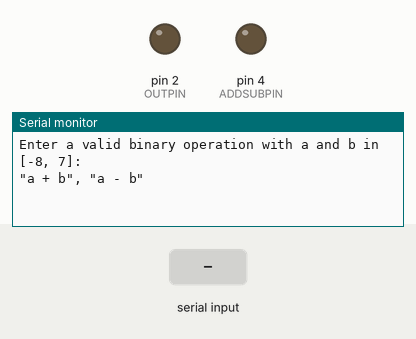
The sketch below on a simulated Arduino Uno, built with avr-gcc and run on an emulated ATmega328P. Parts: output pins drawn as LEDs (lit = HIGH), the last lines printed to the serial monitor. Inputs (shaded band) come from the test bench. Pins used as bus, display or sensor lines are not drawn.

Above: at 1.2 s.
1.3 s: "-\n" received over Serial
At 2.9 s:
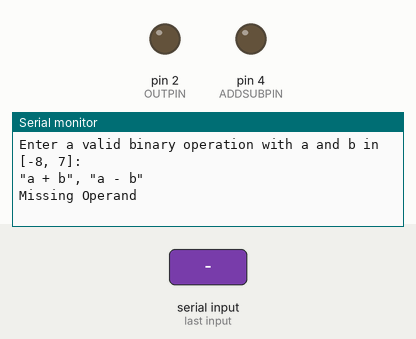
3.8 s: "+\n" received over Serial
At 6.0 s:
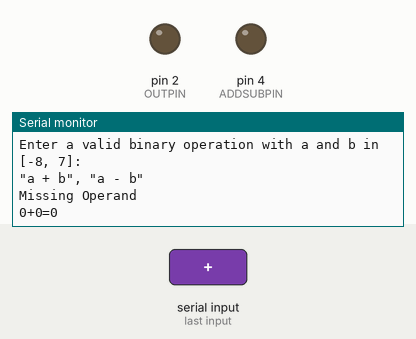
6.3 s: "90,45,200\n" received over Serial
At 8.1 s:
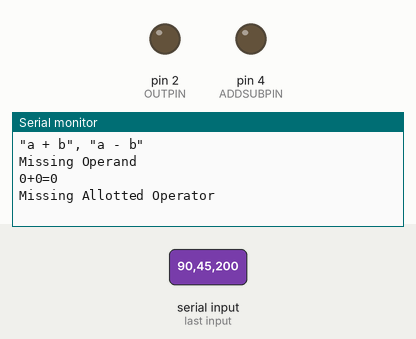

Measured:
- after the input at 1.3 s, the serial monitor: prints a new line after 1.0 s (image 1)
- after the input at 3.8 s, the serial monitor: prints a new line after 1.0 s (image 2)
- after the input at 6.3 s, the serial monitor: prints a new line after 1.0 s (image 3)

The sketch:

arduino-adder-unit.ino
```cpp
/*
 * Wyatt Geckle
 * 3/22/23
 *
 * Using a shift register, the arduino generates 8 bits: 4 for the first
 * operand and 4 for the second.  The user enters the following into the
 * serial monitor: "a + b", "a - b".  The operands a and b must be 4-bit
 * signed integers in range [-8, 7].  The expected output is
 * printed, and physical logic gates perform the operation with a 4-bit
 * output.  Overflow is accounted for in the expected results.
 */


#define OUTPIN 2
#define CLKPIN 3
#define ADDSUBPIN 4

const uint8_t numRegisterBits = 8;  // 4 bits in each operand
const int8_t minOperandNum = -8;  // -2^(4 - 1)
const uint8_t maxOperandNum = 7;  // 2^(4 - 1) - 1

void numOperation(String strOperation);
void performOperation(int8_t num1, char op, int8_t num2);
void setNumDigits(uint8_t num);


void setup()
{
    Serial.begin(9600);

    pinMode(OUTPIN, OUTPUT);
    pinMode(CLKPIN, OUTPUT);
    pinMode(ADDSUBPIN, OUTPUT);

    // Clear register
    for (int i = 0; i < numRegisterBits; i++)
    {
        digitalWrite(CLKPIN, HIGH);
        delay(1);
        digitalWrite(CLKPIN, LOW);
        delay(1);
    }

    Serial.print("Enter a valid binary operation with a and b in [");
    Serial.print(minOperandNum);
    Serial.print(", ");
    delay(50);  // Prints incorrectly without small delay
    Serial.print(maxOperandNum);
    Serial.println("]:");
    Serial.println("\"a + b\", \"a - b\"");
}

void loop()
{
    if (Serial.available())
    {
        numOperation(Serial.readString());
    }
}


/*
 * Finds operator and operands from string.  Performs the operation.
 */
void numOperation(String strOperation)
{
    // Remove whitespace from the operation.
    strOperation.replace(" ", "");
    strOperation.replace("\n", "");
    strOperation.replace("\t", "");

    int operationLength = strOperation.length();


    // Finds potential operators in the string by linear search.
    uint8_t numMinusSigns = 0;
    uint8_t numPlusSigns = 0;
    int minusSignLocs[3];
    int plusSignLoc = -1;
    for (uint16_t i = 0; i < operationLength; i++)
    {
        if (strOperation.charAt(i) == '-')
        {
            if (numMinusSigns < 3)
            {
                minusSignLocs[numMinusSigns] = i;
            }
            numMinusSigns++;
        }
        else if (strOperation.charAt(i) == '+')
        {
            plusSignLoc = i;
            numPlusSigns++;
        }
    }

    // The following are invalid operations involving addition with
    // examples:
    //   * There is more than 1 plus sign (2 + 2 + 2)
    //   * There are more than 3 minus signs (-2 - --2)
    //   * There is 1 plus sign and 3 minus signs (-2 + --2)
    //   * There is 1 plus sign and 2 minus signs which don't preceed
    //     operands (2 + -2-)
    //   * There is 1 plus sign and 1 minus sign which doesn't preceed
    //     an operand (2 -+ 2)
    if (numPlusSigns > 1 || numMinusSigns > 3
        || numPlusSigns == 1 && (numMinusSigns == 3
            || numMinusSigns == 2 && (minusSignLocs[0] != 0
                || minusSignLocs[1] - 1 != plusSignLoc)
            || numMinusSigns == 1 && minusSignLocs[0] != 0
                && minusSignLocs[0] - 1 != plusSignLoc))
    {
        Serial.println("Disallowed Operation");
        return;
    }

    // If adding, perform the operation and return.
    if (numPlusSigns == 1)
    {
        performOperation(strOperation.substring(0, plusSignLoc).toInt(),
                         '+',
                         strOperation.substring(plusSignLoc + 1).toInt());
        return;
    }


    int minusSignLoc;

    switch (numMinusSigns)
    {
        case 0:
            Serial.println("Missing Allotted Operator");
            return;

        case 1:
            // If both numbers are positive, the minus sign is the
            // first one.
            minusSignLoc = minusSignLocs[0];

            // If the minus sign is in the beginning or end of the
            // string (-22, 22-), there is a missing operand.
            if (minusSignLoc == 0 || minusSignLoc == operationLength - 1)
            {
                Serial.println("Missing Operand");
                return;
            }

            break;

        case 2:
            // If the first minus sign preceeds the first operand and
            // the second one is not the last character, the second
            // minus sign is the operator (-2 - 2).
            // If the first minus sign does not preceed the first
            // operand and the second minus sign is the character
            // after the first, the first one is the operator (2 - -2).
            // If neither are are the case, there's a missing operand.
            if (minusSignLocs[0] == 0
                && minusSignLocs[1] != operationLength - 1)
            {
                minusSignLoc = minusSignLocs[1];
            }
            else if (minusSignLocs[0] != 0
                     && minusSignLocs[1] - 1 == minusSignLocs[0]
                     && minusSignLocs[1] != operationLength - 1)
            {
                minusSignLoc = minusSignLocs[0];
            }
            else
            {
                Serial.println("Invalid Operation");
                return;
            }
            break;

        case 3:
            // If both numbers are negative, the minus sign is the
            // second one.
            minusSignLoc = minusSignLocs[1];

            // If either negative sign doesn't preceed the operands
            // (2---2, 2--2-), the operation is invalid.
            if (minusSignLocs[0] != 0
                || minusSignLocs[2] - 1 != minusSignLocs[1]
                || minusSignLocs[2] == operationLength - 1)
            {
                Serial.println("Disallowed Operation");
                return;
            }

            break;
    }

    performOperation(strOperation.substring(0, minusSignLoc).toInt(),
                     '-',
                     strOperation.substring(minusSignLoc + 1).toInt());
}


/*
 * Sends operand bits to shift register, sets
 * addition/subtraction pin, and prints expected output.
 */
void performOperation(int8_t num1, char numOperator, int8_t num2)
{
    if (num1 < minOperandNum || num1 > maxOperandNum
        || num2 < minOperandNum || num2 > maxOperandNum)
    {
        Serial.print("Operand(s) Out of Range [");
        Serial.print(minOperandNum);
        delay(50);  // Prints incorrectly without small delay
        Serial.print(", ");
        Serial.print(maxOperandNum);
        Serial.println("].");

        return;
    }

    setNumDigits(num2);
    setNumDigits(num1);

    Serial.print(num1);
    Serial.print(numOperator);
    Serial.print(num2);
    Serial.print('=');

    // The only available operations are addition and
    // subtraction.
    if (numOperator == '+')
    {
        digitalWrite(ADDSUBPIN, LOW);
    }
    else
    {
        digitalWrite(ADDSUBPIN, HIGH);
        num2 = ~num2 + 1;  // 2's complement
    }

    int8_t result = num1 + num2;

    // Account for overflow in the expected result.
    if (result < minOperandNum)
    {
        // If dealing with a 4-bit result, only the 3 least significant
        // bits represent the value.  The most significant bit is
        // guaranteed to be 0 when this overflow occurs.  The leading
        // bits in the corresponding 8-bit number needs to be 0.
        // Bitwise AND with 0b00000111 accomplishes that.
        result &= maxOperandNum;
    }
    else if (result > maxOperandNum)
    {
        // If dealing with a 4-bit result, only the 3 least significant
        // bits represent the value.  The most significant bit is
        // guaranteed to be 1 when this overflow occurs.  In order for
        // the corresponding 8-bit number to be negative, bits 5-8 need
        // to be 1.  Bitwise OR with the complement of 0b00000111
        // accomplishes that.
        result |= ~maxOperandNum;
    }

    Serial.println(result);
}


/*
 * Sets a single operand's bits in the shift register.
 *
 * NOTE: Be sure to always set the digits of num2 before those of num1.
 */
void setNumDigits(int8_t num)
{
    for (uint8_t i = 0; i < numRegisterBits >> 1; i++)
    {
        digitalWrite(OUTPIN, num & 1);
        delay(1);
        digitalWrite(CLKPIN, HIGH);
        delay(1);
        digitalWrite(CLKPIN, LOW);
        delay(1);

        num >>= 1;
    }
}
```
